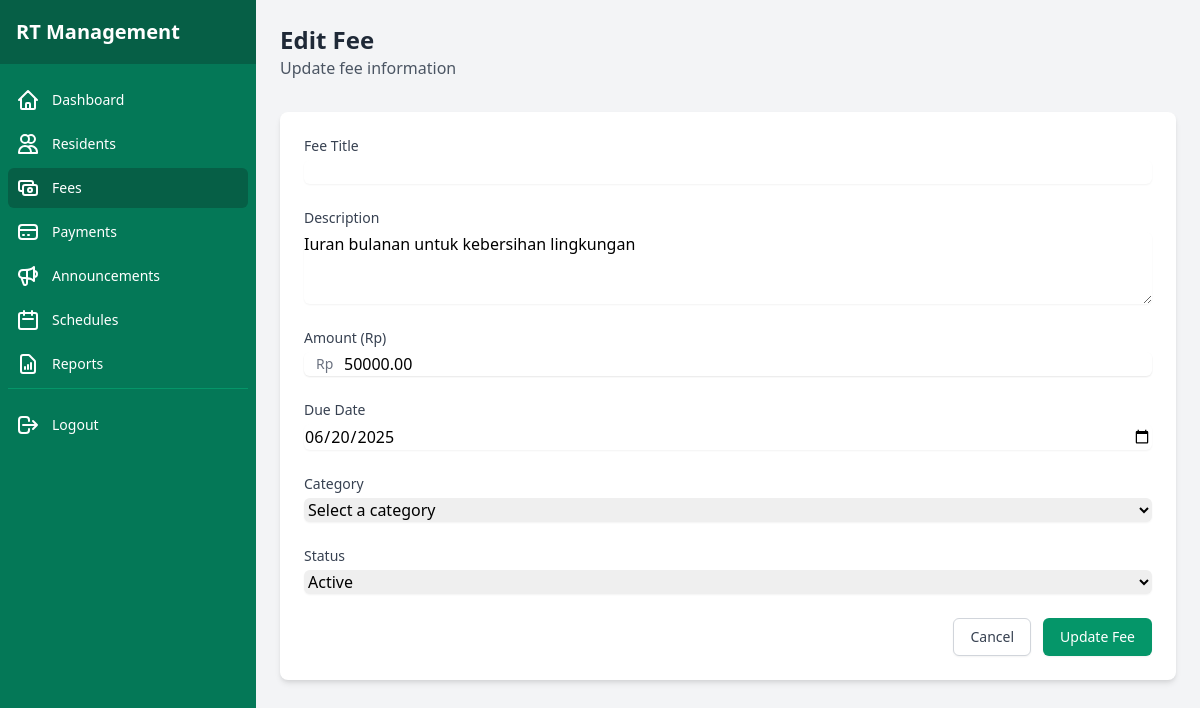
The page /admin/fee/edit/1 (signed in) on the database its author committed.
### tables this page shows
CREATE TABLE IF NOT EXISTS fees (
    id INT AUTO_INCREMENT PRIMARY KEY,
    name VARCHAR(100) NOT NULL,
    description TEXT,
    amount DECIMAL(10, 2) NOT NULL,
    due_date DATE NOT NULL,
    created_at DATETIME DEFAULT CURRENT_TIMESTAMP,
    updated_at DATETIME ON UPDATE CURRENT_TIMESTAMP
);

### app/controllers/FeeController.php (called while the page is built, shortened)
<?php
class FeeController {
    public function editPage($id) {
        $feeModel = new Fee();
        $fee = $feeModel->findById($id);
        require_once BASE_PATH . '/app/views/admin/edit_fee.php';
    }
}

### public/index.php (called while the page is built, shortened)
<?php
require_once BASE_PATH . '/config/database.php';
spl_autoload_register(function ($class) {
    $class = str_replace('\\', DIRECTORY_SEPARATOR, $class);
    $file = BASE_PATH . DIRECTORY_SEPARATOR . $class . '.php';
});
require_once BASE_PATH . '/routes/web.php';
$url = isset($_GET['url']) ? $_GET['url'] : '';
$url = rtrim($url, '/');
Router::route($url);

### config/database.php (called while the page is built, shortened)
<?php
class Database {
    private static $instance = null;
    private $connection;
    private function __construct() {
        try {
            $this->connection = new PDO(
                'mysql:host=' . DB_HOST . ';dbname=' . DB_NAME . ';charset=utf8mb4',
                DB_USER,
                DB_PASS,
                [
                    PDO::ATTR_ERRMODE => PDO::ERRMODE_EXCEPTION,
                    PDO::ATTR_DEFAULT_FETCH_MODE => PDO::FETCH_ASSOC,
                    PDO::ATTR_EMULATE_PREPARES => false
                ]
            );
        } catch (PDOException $e) {
            die('Database Connection Error: ' . $e->getMessage());
        }
    }
    public static function getInstance() {
        if (self::$instance === null) {
            self::$instance = new self();
        }
        return self::$instance;
    }
    public function getConnection() {
        return $this->connection;
    }
}

### app/models/Fee.php (called while the page is built, shortened)
<?php
class Fee {
    private $db;
    public function __construct() {
        $this->db = \Database::getInstance()->getConnection();
    }
    public function findById($id) {
        $stmt = $this->db->prepare("SELECT * FROM fees WHERE id = :id");
        $stmt->execute(['id' => $id]);
        return $stmt->fetch();
    }
}

### app/views/admin/edit_fee.php (the view, shortened to what this page needs)
<?php require_once __DIR__ . '/../components/admin_header.php'; ?>
<div class="flex h-screen bg-gray-100">
    <?php require_once __DIR__ . '/../components/admin_sidebar.php'; ?>
    <div class="flex-1 overflow-auto">
        <main class="p-6">
            <div class="mb-8">
                <h1 class="text-2xl font-bold text-gray-800">Edit Fee</h1>
                <p class="text-gray-600">Update fee information</p>
            </div>
            <div class="bg-white rounded-lg shadow-md p-6">
                <form action="/admin/fee/edit/<?php echo $fee['id']; ?>" method="POST" class="space-y-6">
                    <div>
                        <label for="title" class="block text-sm font-medium text-gray-700">Fee Title</label>
                        <input type="text" id="title" name="title" value="<?php echo htmlspecialchars($fee['title'] ?? ''); ?>" required
                            class="mt-1 block w-full rounded-md border-gray-300 shadow-sm focus:border-green-500 focus:ring focus:ring-green-500 focus:ring-opacity-50">
                    </div>
                    <div>
                        <label for="description" class="block text-sm font-medium text-gray-700">Description</label>
                        <textarea id="description" name="description" rows="3" required
                            class="mt-1 block w-full rounded-md border-gray-300 shadow-sm focus:border-green-500 focus:ring focus:ring-green-500 focus:ring-opacity-50"><?php echo htmlspecialchars($fee['description'] ?? ''); ?></textarea>
                    </div>
                    <div>
                        <label for="amount" class="block text-sm font-medium text-gray-700">Amount (Rp)</label>
                        <div class="mt-1 relative rounded-md shadow-sm">
                            <div class="absolute inset-y-0 left-0 pl-3 flex items-center pointer-events-none">
                                <span class="text-gray-500 sm:text-sm">Rp</span>
                            </div>
                            <input type="number" id="amount" name="amount" min="0" step="1000" value="<?php echo $fee['amount'] ?? ''; ?>" required
                                class="pl-10 block w-full rounded-md border-gray-300 shadow-sm focus:border-green-500 focus:ring focus:ring-green-500 focus:ring-opacity-50">
                        </div>
                    </div>
                    <div>
                        <label for="due_date" class="block text-sm font-medium text-gray-700">Due Date</label>
                        <input type="date" id="due_date" name="due_date" value="<?php echo isset($fee['due_date']) ? date('Y-m-d', strtotime($fee['due_date'])) : ''; ?>" required
                            class="mt-1 block w-full rounded-md border-gray-300 shadow-sm focus:border-green-500 focus:ring focus:ring-green-500 focus:ring-opacity-50">
                    </div>
                    <div>
                        <label for="category" class="block text-sm font-medium text-gray-700">Category</label>
                        <select id="category" name="category" required
                            class="mt-1 block w-full rounded-md border-gray-300 shadow-sm focus:border-green-500 focus:ring focus:ring-green-500 focus:ring-opacity-50">
                            <option value="">Select a category</option>
                        </select>
                    </div>
                    <div>
                        <label for="status" class="block text-sm font-medium text-gray-700">Status</label>
                        <select id="status" name="status" required
                            class="mt-1 block w-full rounded-md border-gray-300 shadow-sm focus:border-green-500 focus:ring focus:ring-green-500 focus:ring-opacity-50">
                            <option value="active" <?php echo ($fee['status'] ?? '') === 'active' ? 'selected' : ''; ?>>Active</option>
                        </select>
                    </div>
                    <div class="flex justify-end space-x-3">
                        <a href="/admin/fees" class="px-4 py-2 border border-gray-300 rounded-md shadow-sm text-sm font-medium text-gray-700 bg-white hover:bg-gray-50 focus:outline-none focus:ring-2 focus:ring-offset-2 focus:ring-green-500">
                            Cancel
                        </a>
                        <button type="submit" class="px-4 py-2 border border-transparent rounded-md shadow-sm text-sm font-medium text-white bg-green-600 hover:bg-green-700 focus:outline-none focus:ring-2 focus:ring-offset-2 focus:ring-green-500">
                            Update Fee
                        </button>
                    </div>
                </form>
            </div>
        </main>
    </div>
</div>
<?php require_once __DIR__ . '/../components/admin_footer.php'; ?>

### routes/web.php (shortened to what this page needs)
<?php
class Router {
    private static $routes = [];
    public static function register($method, $url, $controller, $action) {
        self::$routes[] = [
            'method' => $method,
            'url' => $url,
            'controller' => $controller,
            'action' => $action
        ];
    }
    public static function route($url) {
        $method = $_SERVER['REQUEST_METHOD'];
        foreach (self::$routes as $route) {
            $pattern = self::convertRouteToRegex($route['url']);
            if ($route['method'] == $method && preg_match($pattern, $url, $matches)) {
                array_shift($matches);
                $controller = new $controllerName();
                call_user_func_array([$controller, $route['action']], $matches);
                return;
            }
        }
    }
    private static function convertRouteToRegex($route) {
        $route = preg_replace('/\:([a-zA-Z0-9]+)/', '([^/]+)', $route);
        return '/^' . str_replace('/', '\/', $route) . '$/';
    }
}

### app/views/components/admin_sidebar.php (shortened to what this page needs)
<div class="hidden md:flex md:flex-shrink-0">
    <div class="flex flex-col w-64">
        <div class="flex flex-col h-0 flex-1 bg-green-700">
            <div class="flex items-center h-16 flex-shrink-0 px-4 bg-green-800">
                <h1 class="text-xl font-bold text-white">RT Management</h1>
            </div>
            <div class="flex-1 flex flex-col overflow-y-auto">
                <nav class="flex-1 px-2 py-4 space-y-1">
                    <a href="/admin/dashboard" class="<?php echo strpos($_SERVER['REQUEST_URI'], '/admin/dashboard') === 0 ? 'bg-green-800' : 'hover:bg-green-600'; ?> text-white group flex items-center px-2 py-2 text-sm font-medium rounded-md">
                        Dashboard
                    </a>
                    <a href="/admin/residents" class="<?php echo strpos($_SERVER['REQUEST_URI'], '/admin/resident') === 0 ? 'bg-green-800' : 'hover:bg-green-600'; ?> text-white group flex items-center px-2 py-2 text-sm font-medium rounded-md">
                        <svg xmlns="http://www.w3.org/2000/svg" class="mr-3 h-6 w-6" fill="none" viewBox="0 0 24 24" stroke="currentColor">
                            <path stroke-linecap="round" stroke-linejoin="round" stroke-width="2" d="M12 4.354a4 4 0 110 5.292M15 21H3v-1a6 6 0 0112 0v1zm0 0h6v-1a6 6 0 00-9-5.197M13 7a4 4 0 11-8 0 4 4 0 018 0z" />
                        </svg>
                        Residents
                    </a>
                    <a href="/admin/fees" class="<?php echo strpos($_SERVER['REQUEST_URI'], '/admin/fee') === 0 ? 'bg-green-800' : 'hover:bg-green-600'; ?> text-white group flex items-center px-2 py-2 text-sm font-medium rounded-md">
                        Fees
                    </a>
                    <a href="/admin/payments" class="<?php echo strpos($_SERVER['REQUEST_URI'], '/admin/payment') === 0 ? 'bg-green-800' : 'hover:bg-green-600'; ?> text-white group flex items-center px-2 py-2 text-sm font-medium rounded-md">
                        <svg xmlns="http://www.w3.org/2000/svg" class="mr-3 h-6 w-6" fill="none" viewBox="0 0 24 24" stroke="currentColor">
                            <path stroke-linecap="round" stroke-linejoin="round" stroke-width="2" d="M3 10h18M7 15h1m4 0h1m-7 4h12a3 3 0 003-3V8a3 3 0 00-3-3H6a3 3 0 00-3 3v8a3 3 0 003 3z" />
                        </svg>
                        Payments
                    </a>
                    <a href="/admin/announcements" class="<?php echo strpos($_SERVER['REQUEST_URI'], '/admin/announcement') === 0 ? 'bg-green-800' : 'hover:bg-green-600'; ?> text-white group flex items-center px-2 py-2 text-sm font-medium rounded-md">
                        Announcements
                    </a>
                    <a href="/admin/schedules" class="<?php echo strpos($_SERVER['REQUEST_URI'], '/admin/schedule') === 0 ? 'bg-green-800' : 'hover:bg-green-600'; ?> text-white group flex items-center px-2 py-2 text-sm font-medium rounded-md">
                        <svg xmlns="http://www.w3.org/2000/svg" class="mr-3 h-6 w-6" fill="none" viewBox="0 0 24 24" stroke="currentColor">
                            <path stroke-linecap="round" stroke-linejoin="round" stroke-width="2" d="M8 7V3m8 4V3m-9 8h10M5 21h14a2 2 0 002-2V7a2 2 0 00-2-2H5a2 2 0 00-2 2v12a2 2 0 002 2z" />
                        </svg>
                        Schedules
                    </a>
                    <a href="/admin/reports" class="<?php echo strpos($_SERVER['REQUEST_URI'], '/admin/report') === 0 ? 'bg-green-800' : 'hover:bg-green-600'; ?> text-white group flex items-center px-2 py-2 text-sm font-medium rounded-md">
                        Reports
                    </a>
                    <div class="pt-4 mt-4 border-t border-green-600">
                        <a href="/logout" class="text-white hover:bg-green-600 group flex items-center px-2 py-2 text-sm font-medium rounded-md">
                            <svg xmlns="http://www.w3.org/2000/svg" class="mr-3 h-6 w-6" fill="none" viewBox="0 0 24 24" stroke="currentColor">
                                <path stroke-linecap="round" stroke-linejoin="round" stroke-width="2" d="M17 16l4-4m0 0l-4-4m4 4H7m6 4v1a3 3 0 01-3 3H6a3 3 0 01-3-3V7a3 3 0 013-3h4a3 3 0 013 3v1" />
                            </svg>
                            Logout
                        </a>
                    </div>
                </nav>
            </div>
        </div>
    </div>
</div>

### rows shown on the page
fees: description "Iuran bulanan untuk kebersihan lingkungan", amount "50000.00", due_date "06/20/2025"
